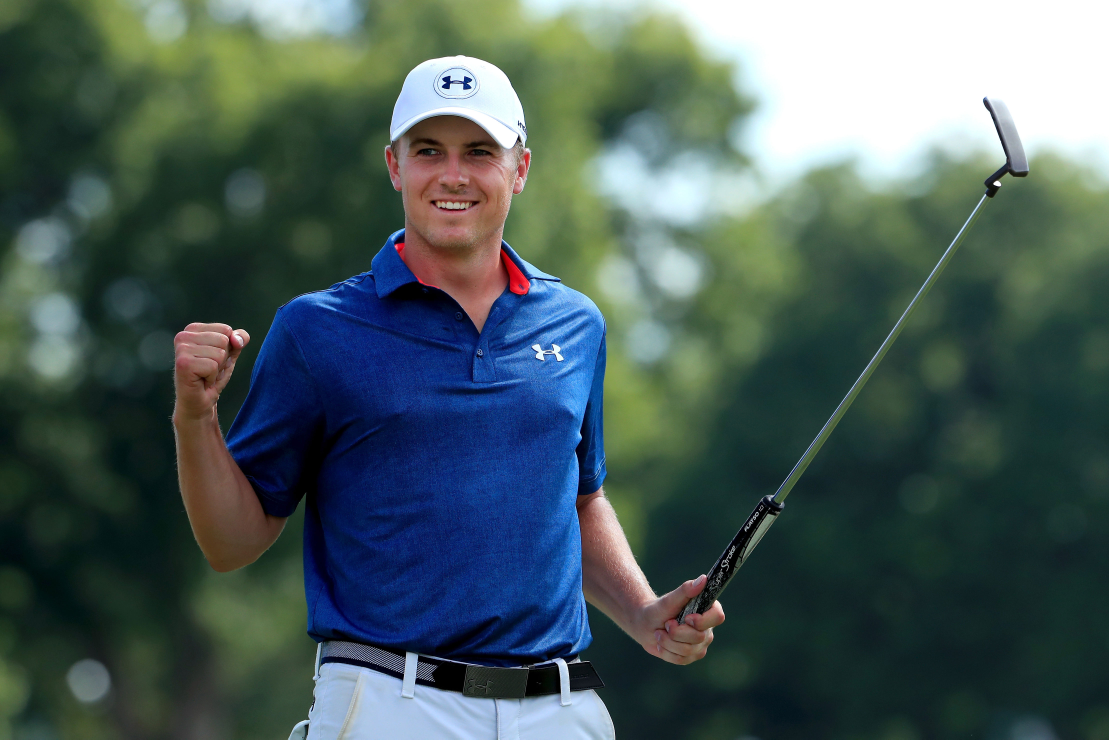
#> input picture test/imag/jordanSpieth.jpg, 4436 x 2957 px, found by its file name (shown at 1/4 size)
$ python grabcut.py
#> lines starting #> are read from the running program, lines starting #| are printed output that depends on the picture
#Grabcut algorithm taken from https://docs.opencv.org/3.4/d8/d83/tutorial_py_grabcut.html
#NOTE: Fill 'INSERT PATH HERE' with image path before running

import numpy
import cv2
from matplotlib import pyplot as plt

def main():
    #reads image
    img = cv2.imread("./test/imag/jordanSpieth.jpg")
#> img is the input picture: shape (2957, 4436, 3); mean B, G, R 90.7, 92.3, 73.7
    (h,w) = img.shape[:2]
#> h = 2957; w = 4436
    scale = 512 / w
#> scale = 0.115
    dim = (int(w * scale), int(h * scale))
#> dim = (512, 341)
    img = cv2.resize(img, dim, interpolation = cv2.INTER_AREA)
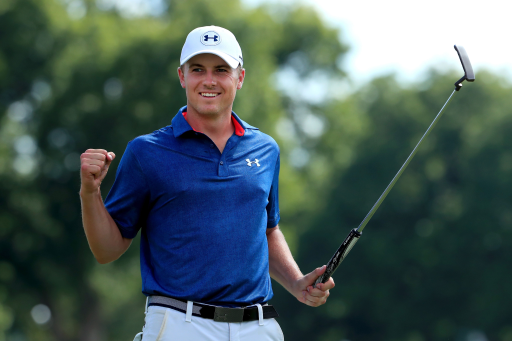
#> img: shape (341, 512, 3); mean B, G, R 90.7, 92.3, 73.7


    cut_img = grabcut(img)

    cv2.imshow("test", cut_img)
    cv2.waitKey(0)


def grabcut(img):
    (w,h) = img.shape[:2]
#> w = 341; h = 512
    #creates mask
    mask = numpy.zeros(img.shape[:2], numpy.uint8)

    #background and foreground models
    background = numpy.zeros((1,65), numpy.float64)
    foreground = numpy.zeros((1,65), numpy.float64)

    #(x, y, width, height)
    ROI = (1,1,w-1,h-1)
#> ROI = (1, 1, 340, 511)

    #grabcut
    cv2.grabCut(img, mask, ROI, background, foreground, 3, cv2.GC_INIT_WITH_RECT)

    #new mask
    newMask = numpy.where((mask == 2)|(mask == 0), 0, 1).astype('uint8')

    #processed image
    return img * newMask[:, :, numpy.newaxis]
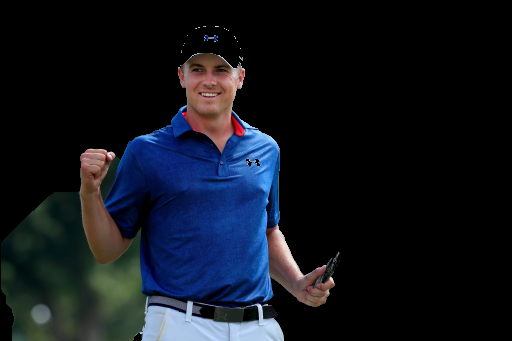
#> returned value: shape (341, 512, 3); mean of channels 0, 1, 2 29.4, 21, 16.6; drawn as B, G, R


if __name__ == "__main__":
    main()
